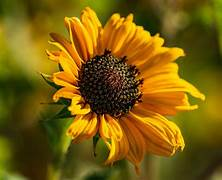
#> input picture assets/patient.jpg, 222 x 180 px, found by its file name
$ python main.py
#> lines starting #> are read from the running program, lines starting #| are printed output that depends on the picture
import cv2
import os

image_path = os.path.join("assets", "patient.jpg")

print("Current Working Directory:", os.getcwd())
print("Image Path:", image_path)

image = cv2.imread(image_path)
#> image is the input picture: shape (180, 222, 3); mean B, G, R 12.3, 93.3, 120.7

if image is None:
    print("❌ Image not found!")
else:
    print("✅ Image loaded successfully!")
    print("Image Shape:", image.shape)
#| Image Shape: (180, 222, 3)

    gray = cv2.cvtColor(image, cv2.COLOR_BGR2GRAY)
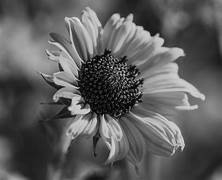
#> gray: shape (180, 222); min 0, max 238, mean 92.3

    resized = cv2.resize(image, (400, 400))
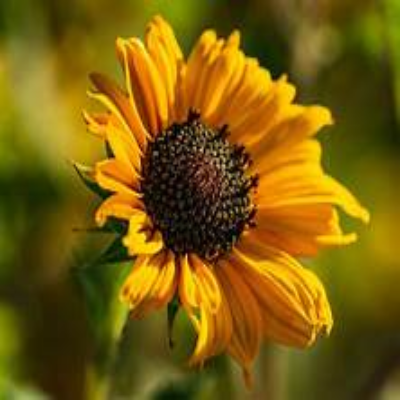
#> resized: shape (400, 400, 3); mean B, G, R 12.2, 93.2, 120.6
    cv2.rectangle(image, (40, 40), (160, 160), (0, 255, 0), 2)
    cv2.putText(
    image,
    "Patient",
    (40, 30),
    cv2.FONT_HERSHEY_SIMPLEX,
    0.7,
    (0, 255, 0),
    2
)
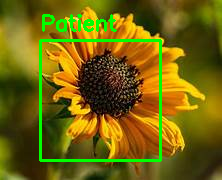
#> image: shape (180, 222, 3); mean B, G, R 11.7, 100.6, 112.8

    cv2.imshow("Original Image", image)
    cv2.imshow("Grayscale Image", gray)
    cv2.imshow("Resized Image", resized)

    cv2.waitKey(0)
    cv2.destroyAllWindows()
